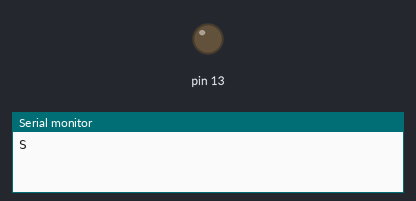
Bench run of a sketch on a simulated Arduino Uno, built with avr-gcc and run on an emulated ATmega328P. Shown: output pins drawn as LEDs (lit = HIGH), the last lines printed to the serial monitor.

Above: at 0.7 s.
At 14.7 s:
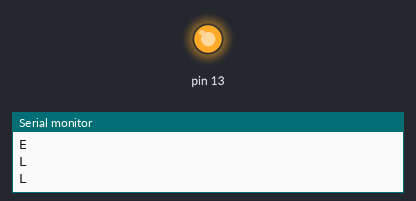
Timing chart, 0 to 21.6 s (numbered marks = the images above):
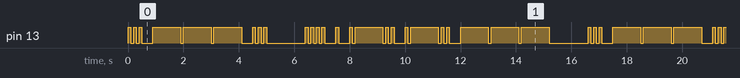

The sketch:

sketch_dec24d.ino
```cpp
#include <String.h>

void setup() {
  // put your setup code here, to run once:
  pinMode(13,OUTPUT);
  Serial.begin(9600);
}

void Point(){
  digitalWrite(13,HIGH);
  delay(100);
  digitalWrite(13,LOW);
  delay(100);
}

void Straw(){
  digitalWrite(13,HIGH);
  delay(1000);
  digitalWrite(13,LOW);
  delay(100);
}

void A(){
  Point();
  Straw();
  Serial.println("A");
}

void B(){
  Straw();
  for(int i=0;i<3;i++){
    Point();
  }
  Serial.println("B");
}

void C(){
  for(int i=0;i<2;i++){
    Straw();
    Point();
  }
  Serial.println("C");
}

void D(){
  Straw();
  for(int i=0;i<2;i++){
    Point();
  }
  Serial.println("D");
}

void E(){
  Point();
  Serial.println("E");
}

void f(){
  for(int i=0;i<2;i++){
    Point();
  }
  Straw();
  Point();
  Serial.println("F");
}

void G(){
  for(int i=0;i<2;i++){
    Straw();
  }
  Point();
  Serial.println("G");
}

void H(){
  for(int i=0;i<4;i++){
    Point();
  }
  Serial.println("H");
}

void I(){
  for(int i=0;i<2;i++){
    Point();
  }
  Serial.println("I");
}

void J(){
  Point();
  for(int i=0;i<3;i++){
    Straw();
  }
  Serial.println("J");
}

void K(){
  Straw();
  Point();
  Straw();
  Serial.println("K");
}

void L(){
  Point();
  Straw();
  Point();
  Point();
  Serial.println("L");
}

void M(){
  Straw();
  Straw();
  Serial.println("M");
}

void N(){
  Straw();
  Point();
  Serial.println("N");
}

void O(){
for(int i=0;i<3;i++){
    Straw();
  }
  Serial.println("O");
}

void P(){
  Point();
  Straw();
  Straw();
  Point();
  Serial.println("P");
}

void Q(){
  Straw();
  Straw();
  Point();
  Straw();
  Serial.println("Q");
}

void R(){
  Point();
  Straw();
  Point();
  Serial.println("R");
}

void S(){
  for(int i=0;i<3;i++){
    Point();
  }
  Serial.println("S");
}

void T(){
  Straw();
  Serial.println("T");
}

void U(){
  Point();
  Point();
  Straw();
  Serial.println("U");
}

void V(){
  for(int i=0;i<3;i++){
    Point();
  }
  Straw();
  Serial.println("V");
}

void W(){
  Point();
  Straw();
  Straw();
  Serial.println("W");
}

void X(){
  Straw();
  Point();
  Straw();
  Point();
  Serial.println("X");
}

void Y(){
  Straw();
  Point();
  Straw();
  Straw();
  Serial.println("Y");
}

void Z(){
  Straw();
  Straw();
  Point();
  Point();
  Serial.println("Z");
}

void One(){
  Point();
  for(int i=0;i<4;i++){
    Straw();
  }
  Serial.println("1");
}

void Two(){
  Point();
  Point();
  for(int i=0;i<3;i++){
    Straw();
  }
  Serial.println("2");
}

void Three(){
  for(int i=0;i<3;i++){
    Point();
  }
  Straw();
  Straw();
  Serial.println("3");
}

void Four(){
  for(int i=0;i<4;i++){
    Point();
  }
  Straw();
  Serial.println("4");
}

void Five(){
  for(int i=0;i<5;i++){
    Point();
  }
  Serial.println("5");
}

void Six(){
  Straw();
  for(int i=0;i<4;i++){
    Point();
  }
  Serial.println("6");
}

void Seven(){
  Straw();
  Straw();
  for(int i=0;i<3;i++){
    Point();
  }
  Serial.println("7");
}

void Eight(){
  for(int i=0;i<3;i++){
    Straw();
  }
  Point();
  Point();
  Serial.println("8");
}

void Nine(){
  for(int i=0;i<4;i++){
    Straw();
  }
  Point();
  Serial.println("9");
}

void Zero(){
  for(int i=0;i<5;i++){
    Straw();
  }
  Serial.println("0");
}

void loop() {
  // put your main code here, to run repeatedly:
  String x="SOS";
  String y="Hello";
  for(int i=0;i<x.length();i++){
    if(x[i]=='A'||x[i]=='a'){
      A();
    }
    if(x[i]=='S'||x[i]=='s'){
      S();
    }
    if(x[i]=='O'||x[i]=='o'){
      O();
    }
    delay(300);
  }
  delay(1000);
  for(int i=0;i<y.length();i++){
    if(y[i]=='B'||y[i]=='b'){
      B();
    }
    if(y[i]=='H'||y[i]=='h'){
      H();
    }
    if(y[i]=='E'||y[i]=='e'){
      E();
    }
    if(y[i]=='L'||y[i]=='l'){
      L();
    }
    if(y[i]=='O'||y[i]=='o'){
      O();
    }
    delay(300);
  }
  delay(1000);
}
```

Measured:
- by itself, pin 13: moves between LOW and HIGH, repeating every 16.6 s
- by itself, everything shown: repeats every 16.6 s, in 50 steps
